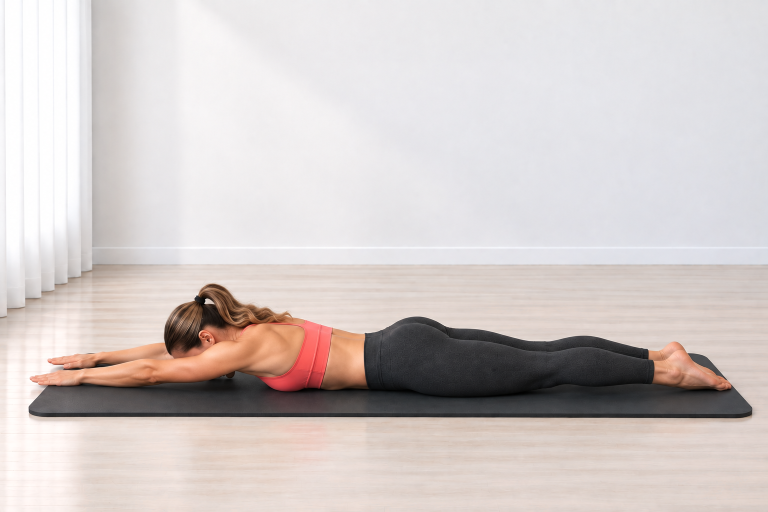
#> input picture Pilates Assets/02_Exercise_Cards/Swimming/swimming_start.png, 1536 x 1024 px (shown at 1/2 size); the run also reads 1 picture not shown here
$ python build_swimming_cards.py
#> lines starting #> are read from the running program, lines starting #| are printed output that depends on the picture; after the words box and inside, x2 and y2 are one past the last pixel; in counts of white or black regions, pixels touching at a corner belong together
# -*- coding: utf-8 -*-
from pathlib import Path
import hashlib

from PIL import Image, ImageDraw, ImageFont, ImageOps


BASE = Path(__file__).resolve().parent
START = BASE / "swimming_start.png"
HERO = BASE / "swimming_hero.png"
GUIDE = BASE / "swimming_guide_card_v01.png"
STEP = BASE / "swimming_step_by_step_v01.png"

BG = (244, 251, 250)
CARD = (255, 255, 255)
INK = (38, 44, 47)
MUTED = (92, 108, 112)
TEAL = (20, 154, 154)
TEAL_D = (14, 122, 123)
LINE = (210, 232, 230)
SOFT = (231, 247, 246)
WARN = (255, 247, 244)
FONT_DIR = Path(r"C:\Windows\Fonts")


def sha256(path):
    return hashlib.sha256(path.read_bytes()).hexdigest()


def font(name, size):
#> called with name = 'arialbd.ttf', size = 44
    for candidate in (FONT_DIR / name, FONT_DIR / "arial.ttf", FONT_DIR / "segoeui.ttf"):
        if candidate.exists():
            return ImageFont.truetype(str(candidate), size)
    return ImageFont.load_default()


F = {
    "title": font("arialbd.ttf", 44),
    "subtitle": font("arialbd.ttf", 21),
    "h2": font("arialbd.ttf", 25),
    "body": font("arial.ttf", 20),
    "small": font("arial.ttf", 17),
    "small_b": font("arialbd.ttf", 17),
    "tiny": font("arial.ttf", 14),
    "tiny_b": font("arialbd.ttf", 14),
    "step_title": font("arialbd.ttf", 38),
    "step_h": font("arialbd.ttf", 22),
    "step_body": font("arial.ttf", 18),
}


def rounded(draw, box, radius=28, fill=CARD, outline=LINE, width=2):
    draw.rounded_rectangle(box, radius=radius, fill=fill, outline=outline, width=width)


def wrap_text(draw, text, selected_font, max_width):
    lines, current = [], ""
    for word in text.split():
        candidate = (current + " " + word).strip()
        if draw.textbbox((0, 0), candidate, font=selected_font)[2] <= max_width or not current:
            current = candidate
        else:
            lines.append(current)
            current = word
    if current:
        lines.append(current)
    return lines


def draw_wrapped(draw, xy, text, selected_font, fill, max_width, line_gap=7):
    x, y = xy
    for line in wrap_text(draw, text, selected_font, max_width):
        draw.text((x, y), line, font=selected_font, fill=fill)
        y += draw.textbbox((0, 0), line, font=selected_font)[3] + line_gap
    return y


def fit_image(path, size, crop=True):
    with Image.open(path) as source:
        source = source.convert("RGB")
        if crop:
            return ImageOps.fit(source, size, method=Image.Resampling.LANCZOS, centering=(0.5, 0.55))
        contained = ImageOps.contain(source, size, Image.Resampling.LANCZOS)
    canvas = Image.new("RGB", size, CARD)
    canvas.paste(contained, ((size[0] - contained.width) // 2, (size[1] - contained.height) // 2))
    return canvas


def paste_round(base, image, box, radius=22):
    x1, y1, x2, y2 = box
    size = (x2 - x1, y2 - y1)
    if image.size != size:
        image = image.resize(size, Image.Resampling.LANCZOS)
    mask = Image.new("L", size, 0)
    ImageDraw.Draw(mask).rounded_rectangle((0, 0, size[0], size[1]), radius=radius, fill=255)
    base.paste(image, (x1, y1), mask)


def center_text(draw, box, text, selected_font, fill):
    x1, y1, x2, y2 = box
    bounds = draw.textbbox((0, 0), text, font=selected_font)
    draw.text(
        (x1 + (x2 - x1 - (bounds[2] - bounds[0])) / 2,
         y1 + (y2 - y1 - (bounds[3] - bounds[1])) / 2 - 2),
        text,
        font=selected_font,
        fill=fill,
    )


def pill(draw, xy, text, selected_font):
    x, y = xy
    bounds = draw.textbbox((0, 0), text, font=selected_font)
    box = (x, y, x + bounds[2] - bounds[0] + 32, y + bounds[3] - bounds[1] + 16)
    draw.rounded_rectangle(box, radius=16, fill=SOFT, outline=LINE, width=1)
    draw.text((x + 16, y + 7), text, font=selected_font, fill=TEAL_D)
    return box[2] + 8


def draw_icon(draw, center, kind, color=TEAL):
    x, y = center
    if kind == "breath":
        draw.arc((x - 8, y - 8, x + 8, y + 8), 25, 320, fill=color, width=3)
        draw.line((x + 7, y - 8, x + 12, y - 8, x + 12, y - 3), fill=color, width=3)
    elif kind == "focus":
        draw.ellipse((x - 8, y - 8, x + 8, y + 8), outline=color, width=3)
        draw.ellipse((x - 3, y - 3, x + 3, y + 3), fill=color)
    elif kind == "repeat":
        draw.arc((x - 9, y - 7, x + 9, y + 7), 200, 20, fill=color, width=3)
        draw.polygon([(x + 8, y - 8), (x + 14, y - 5), (x + 9, y - 1)], fill=color)


def verify_sources():
    for path in (START, HERO):
        if not path.exists():
            raise FileNotFoundError(path)
        with Image.open(path) as image:
#> image is the input picture: PIL image 1536x1024 RGB; mean R, G, B 209.8, 201.4, 199.5
            if image.mode != "RGB" or image.format != "PNG":
                raise RuntimeError(f"Unexpected source properties for {path.name}: {image.size} {image.mode}")
#> pass 2 of the loop in verify_sources, `for path in (START, HERO):`:
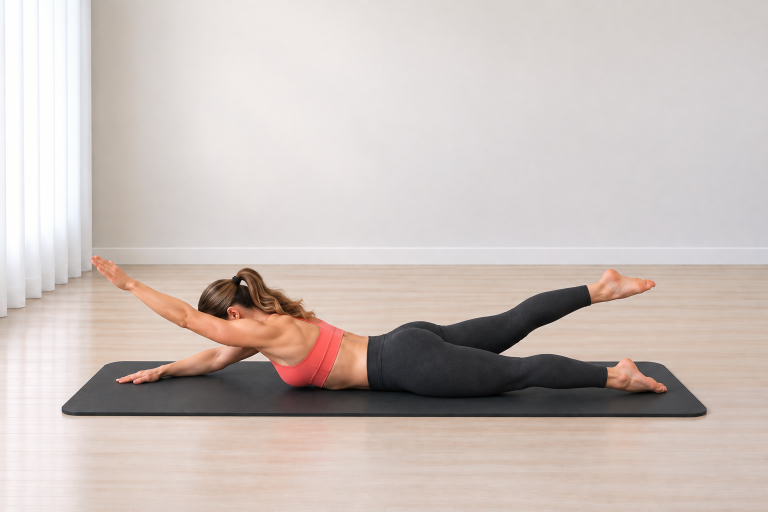
#> input picture Pilates Assets/02_Exercise_Cards/Swimming/swimming_hero.png, 1536 x 1024 px (shown at 1/2 size)
#> in verify_sources, image is the input picture: PIL image 1536x1024 RGB; mean R, G, B 202.9, 191.7, 187


def build_guide():
    image = Image.new("RGB", (780, 1688), BG)
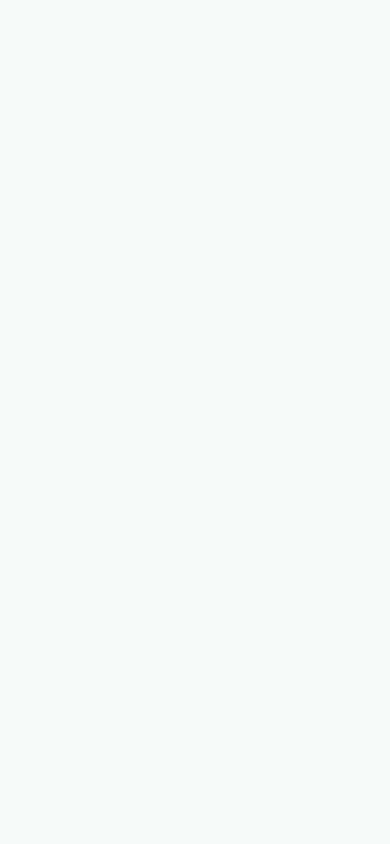
#> image: PIL image 780x1688 RGB (shown at 1/2 size); mean R, G, B 244, 251, 250
    draw = ImageDraw.Draw(image)

    rounded(draw, (34, 34, 746, 146))
    draw.text((62, 48), "SWIMMING", font=F["title"], fill=INK)
    draw.text((62, 98), "Střídavé posílení zad a středu těla", font=F["subtitle"], fill=TEAL_D)
    x = pill(draw, (62, 154), "Záda + střed těla", F["small_b"])
#> x = 178
    pill(draw, (x, 154), "Bez pomůcky", F["small_b"])

    rounded(draw, (34, 206, 746, 670))
    paste_round(image, fit_image(HERO, (680, 402), crop=True), (50, 232, 730, 634), 22)
#> in paste_round, `x1, y1, x2, y2 = box`: x1 = 50; y1 = 232; x2 = 730; y2 = 634
#> in paste_round, `size = (x2 - x1, y2 - y1)`: size = (680, 402)
#> in paste_round, `mask = Image.new("L", size, 0)`: mask: PIL image 680x402 L; every value is 0
#> in paste_round, `ImageDraw.Draw(mask).rounded_rectangle((0, 0, size[0], size[1]), radiu..`:
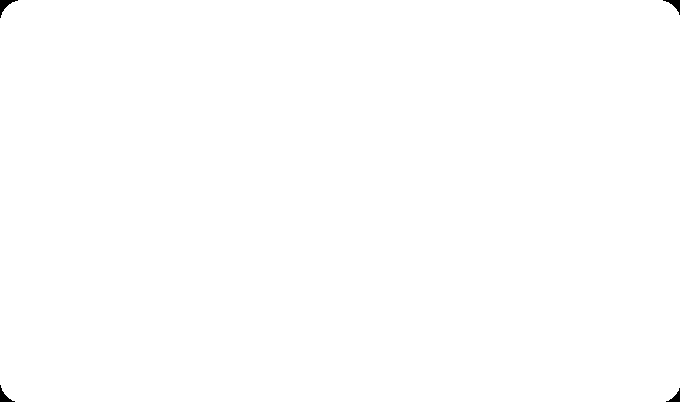
#> mask: PIL image 680x402 L; 99.9% white; 4 black regions, box (x1, y1, x2, y2) and area: (0, 0, 18, 18) 111, (663, 0, 680, 15) 93, (0, 385, 15, 402) 93, (666, 388, 680, 402) 76

    mini_y, mini_w, mini_h = 698, 218, 146
    xs = [34, 274, 514]
    labels = [
        ("START", "Leh na břiše", START),
        ("HERO", "Zvedni protilehlé končetiny", HERO),
        ("START", "Plynule střídej", START),
    ]
    for index, (x0, (label, caption, source)) in enumerate(zip(xs, labels), 1):
        rounded(draw, (x0, mini_y, x0 + mini_w, mini_y + mini_h + 74), 22)
        paste_round(image, fit_image(source, (mini_w - 22, mini_h), crop=True),
                    (x0 + 11, mini_y + 10, x0 + mini_w - 11, mini_y + 10 + mini_h), 16)
#> call 2 of fit_image, with size = (196, 146), crop = True
#> in fit_image (call 2), `return ImageOps.fit(source, size, method=Image.Resampling.LANCZOS, cen..`:
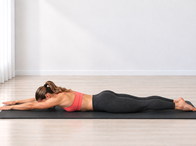
#> returned value: PIL image 196x146 RGB; mean R, G, B 207.5, 198.7, 196.7
#> call 2 of paste_round, with box = (45, 708, 241, 854), radius = 16
#> in paste_round (call 2), `x1, y1, x2, y2 = box`: x1 = 45; y1 = 708; x2 = 241; y2 = 854
#> in paste_round (call 2), `size = (x2 - x1, y2 - y1)`: size = (196, 146)
#> in paste_round (call 2), `mask = Image.new("L", size, 0)`: mask: PIL image 196x146 L; every value is 0
#> in paste_round (call 2), `ImageDraw.Draw(mask).rounded_rectangle((0, 0, size[0], size[1]), radiu..`:
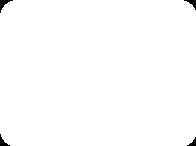
#> mask: PIL image 196x146 L; 99.3% white; 4 black regions, box (x1, y1, x2, y2) and area: (0, 0, 13, 13) 61, (184, 0, 196, 10) 48, (0, 134, 10, 146) 48, (187, 137, 196, 146) 36
        draw.ellipse((x0 + 15, mini_y + 15, x0 + 43, mini_y + 43), fill=TEAL)
        center_text(draw, (x0 + 15, mini_y + 15, x0 + 43, mini_y + 43), str(index), F["tiny"], CARD)
        center_text(draw, (x0 + 5, mini_y + mini_h + 14, x0 + mini_w - 5, mini_y + mini_h + 40), label, F["small_b"], INK)
        center_text(draw, (x0 + 8, mini_y + mini_h + 38, x0 + mini_w - 8, mini_y + mini_h + 60), caption, F["tiny"], MUTED)
#> pass 2 of the loop in build_guide, `for index, (x0, (label, caption, source)) in enumerate(zip(xs, labels)..`:

    info_y, box_w, box_h = 942, 218, 174
    info = [
        ("Dech", ["Dýchej plynule.", "Nezadržuj dech."], "breath"),
        ("Zaměř se", ["Drž střed aktivní.", "Ramena dolů."], "focus"),
        ("Opakování", ["Lehká/Střední 20-30 s", "Náročná 30-35 s"], "repeat"),
    ]
    for x0, (title, lines, icon) in zip(xs, info):
        rounded(draw, (x0, info_y, x0 + box_w, info_y + box_h), 22, fill=CARD, outline=(222, 238, 236), width=1)
        draw_icon(draw, (x0 + 28, info_y + 31), icon)
        draw.text((x0 + 48, info_y + 19), title, font=F["small_b"], fill=INK)
        y = info_y + 58
        for line in lines:
            draw_wrapped(draw, (x0 + 18, y), line, F["tiny"], MUTED, box_w - 36, 4)
            y += 34

    rounded(draw, (34, 1152, 746, 1436))
    draw.text((62, 1184), "Krátký průběh", font=F["h2"], fill=INK)
    guide_lines = [
        "1. Lehni si na břicho a natáhni paže před sebe.",
        "2. Lehce zpevni břicho a prodluž celé tělo.",
        "3. Zvedni jednu paži a protilehlou nohu.",
        "4. Plynule střídej strany bez houpání trupu.",
    ]
    y = 1230
    for line in guide_lines:
        y = draw_wrapped(draw, (62, y), line, F["body"], MUTED, 650, 5) + 5
#> this loop made 4 passes
#> y on passes 1 to 4: 1252, 1274, 1296, 1318
#> after the loop, y = 1318

    rounded(draw, (34, 1466, 746, 1648), 28, fill=WARN, outline=(242, 220, 216), width=1)
    draw.text((62, 1498), "Na co si dát pozor", font=F["h2"], fill=INK)
    draw_wrapped(
        draw,
        (62, 1544),
        "Nezakláněj hlavu a nezvedej končetiny příliš vysoko. Pohyb veď kontrolovaně a drž pánev stabilní.",
        F["body"],
        MUTED,
        650,
        7,
    )

    image.save(GUIDE, "PNG")


def build_step():
    image = Image.new("RGB", (780, 2280), BG)
#> image: PIL image 780x2280 RGB
    draw = ImageDraw.Draw(image)

    rounded(draw, (34, 34, 746, 136))
    draw.text((62, 48), "Krok za krokem", font=F["step_title"], fill=INK)
    draw.text((62, 94), "Swimming", font=F["small_b"], fill=TEAL_D)

    steps = [
        ("START", START, "Lehni si na břicho. Paže natáhni před sebe, nohy dozadu a drž krk v prodloužení páteře."),
        ("ZVEDNUTÍ", HERO, "Zvedni jednu paži a protilehlou nohu jen několik centimetrů nad podložku."),
        ("STŘÍDÁNÍ", HERO, "Plynule vystřídej opačnou paži a nohu. Trup a pánev drž co nejstabilnější."),
        ("KONTROLA", START, "Pokračuj v klidném střídání a po dokončení kontrolovaně polož ruce i nohy zpět."),
    ]

    y = 174
    for index, (title, source, text) in enumerate(steps, 1):
        rounded(draw, (34, y, 746, y + 418))
        paste_round(image, fit_image(source, (680, 300), crop=True), (50, y + 24, 730, y + 324), 22)
#> in fit_image (call 5), `return ImageOps.fit(source, size, method=Image.Resampling.LANCZOS, cen..`:
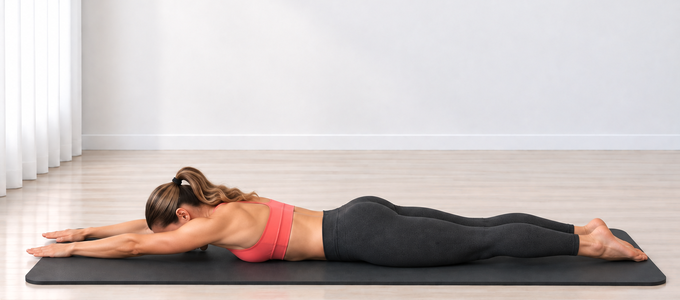
#> returned value: PIL image 680x300 RGB; mean R, G, B 198.7, 189.5, 187.5
#> in paste_round (call 5), `x1, y1, x2, y2 = box`: x1 = 50; y1 = 198; x2 = 730; y2 = 498
#> in paste_round (call 5), `size = (x2 - x1, y2 - y1)`: size = (680, 300)
#> in paste_round (call 5), `mask = Image.new("L", size, 0)`: mask: PIL image 680x300 L; every value is 0
#> in paste_round (call 5), `ImageDraw.Draw(mask).rounded_rectangle((0, 0, size[0], size[1]), radiu..`: mask: PIL image 680x300 L; 99.8% white; 4 black regions, box (x1, y1, x2, y2) and area: (0, 0, 18, 18) 111, (663, 0, 680, 15) 93, (0, 283, 15, 300) 93, (666, 286, 680, 300) 76
#> in paste_round (call 5), `base.paste(image, (x1, y1), mask)`:
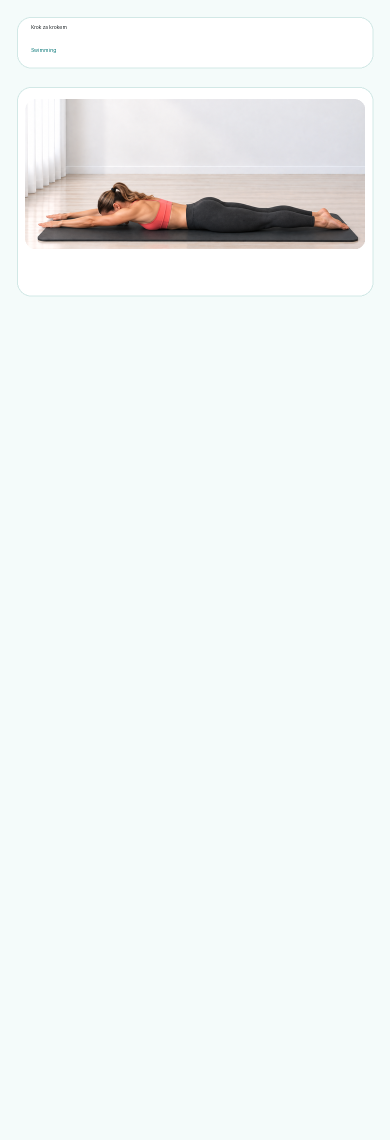
#> base: PIL image 780x2280 RGB (shown at 1/2 size); mean R, G, B 239.6, 244.2, 243.2
        draw.ellipse((62, y + 38, 104, y + 80), fill=TEAL)
        center_text(draw, (62, y + 38, 104, y + 80), str(index), F["small_b"], CARD)
        draw.text((62, y + 340), title, font=F["step_h"], fill=INK)
        draw_wrapped(draw, (62, y + 372), text, F["step_body"], MUTED, 650, 5)
        y += 418
        if index < len(steps):
            center_text(draw, (0, y + 13, 780, y + 55), "↓", font("arialbd.ttf", 32), TEAL_D)
            y += 76
#> pass 2 of the loop in build_step, `for index, (title, source, text) in enumerate(steps, 1):`:
#> in fit_image (call 6), `return ImageOps.fit(source, size, method=Image.Resampling.LANCZOS, cen..`:
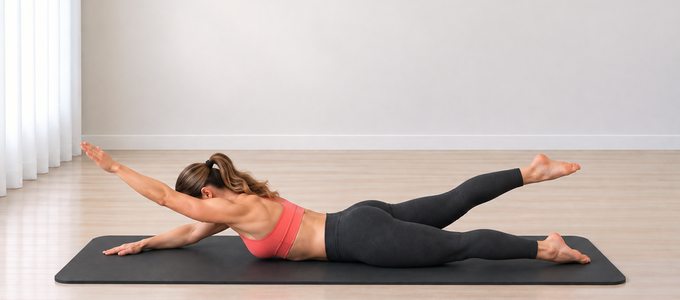
#> returned value: PIL image 680x300 RGB; mean R, G, B 193.1, 181.4, 176.9
#> y1 = 692; y2 = 992
#> in paste_round (call 6), `base.paste(image, (x1, y1), mask)`:
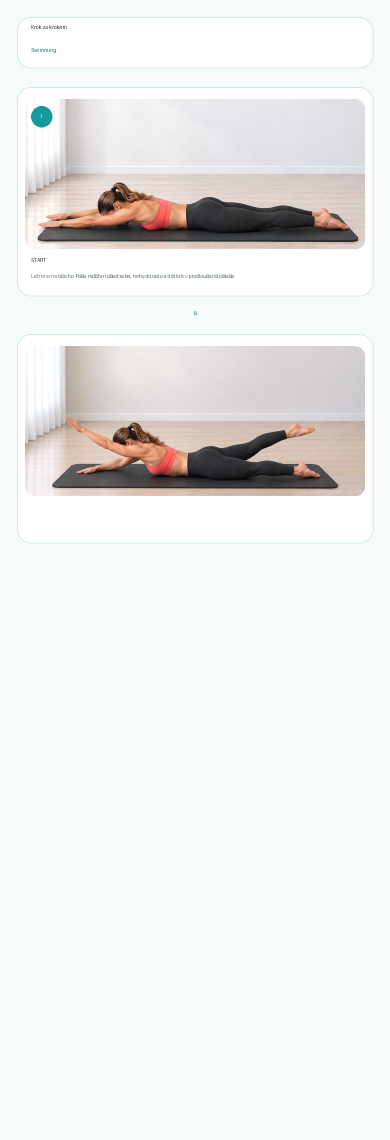
#> base: PIL image 780x2280 RGB (shown at 1/2 size); mean R, G, B 234, 236.2, 234.8

    rounded(draw, (34, 2114, 746, 2240), 28, fill=CARD, outline=LINE, width=1)
    draw.text((62, 2142), "Dech", font=F["h2"], fill=INK)
    draw_wrapped(
        draw,
        (62, 2186),
        "Dýchej plynule po celou dobu pohybu a nezadržuj dech.",
        F["body"],
        MUTED,
        650,
        7,
    )

    image.save(STEP, "PNG")
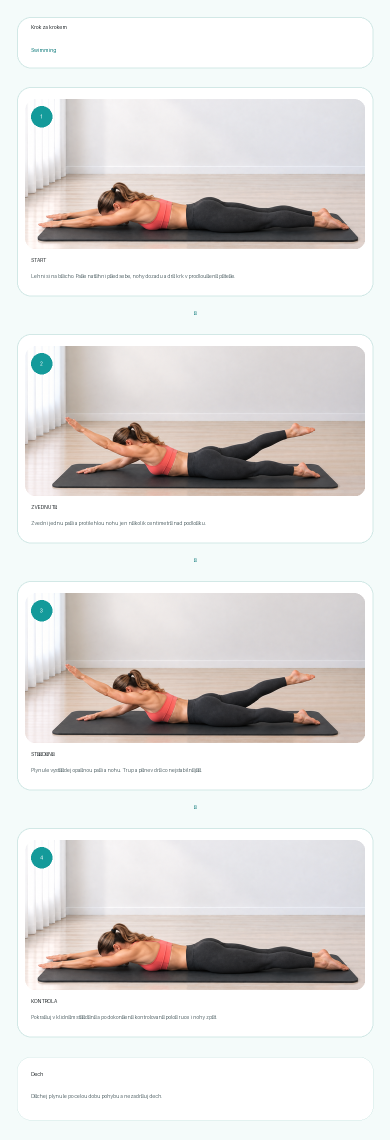
#> saved as swimming_step_by_step_v01.png: PIL image 780x2280 RGB (shown at 1/2 size); mean R, G, B 223.5, 221.1, 219.4


if __name__ == "__main__":
    verify_sources()
    build_guide()
    build_step()
    for path in (START, HERO, GUIDE, STEP):
        with Image.open(path) as image:
            print(path.name, image.size, image.mode, sha256(path))
#| swimming_start.png (1536, 1024) RGB cc490aa68dfb3d9c4aabd0a842032a4c3565ae17d1fbe4e86b815b97abe6fba7
#> pass 2 of the loop `for path in (START, HERO, GUIDE, STEP):`:
#| swimming_hero.png (1536, 1024) RGB 358f92224f6daebdd58e58944bb8e7586c721a17fc8ae9fc8c493bcf8522464e
